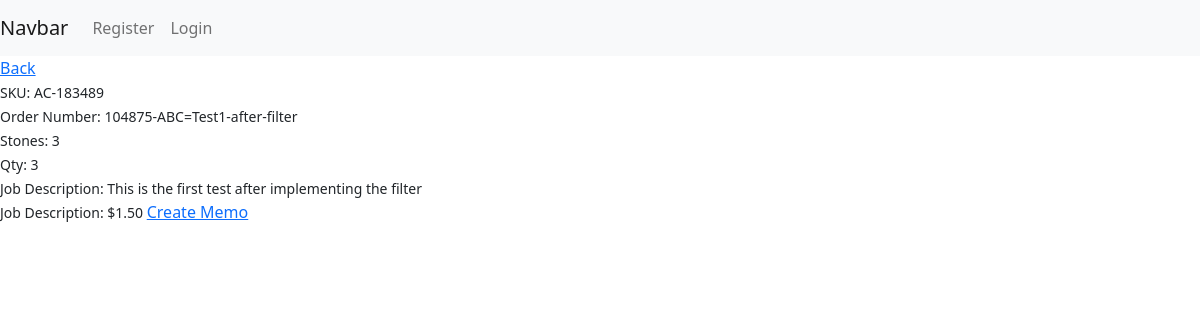
The page /job/13 on the database its author committed.
### thetracker/models.py (models this page shows, shortened)
class Job(models.Model):
    order_num = models.CharField(max_length=275)
    SKU = models.CharField(max_length=275)
    num_items = models.IntegerField()
    num_stones = models.IntegerField()
    description_text = models.TextField()
    creator_name = models.ForeignKey(User, on_delete=models.PROTECT)
    created = models.DateField(auto_now_add=True)
    updated = models.DateField(auto_now=True)
    @property
    def calculate_total_amt(self):
        amt = 0.50
        num_stones = self.num_stones * amt
        return num_stones

### thetracker/views.py (the view, shortened to what this page needs)
# urls.py: path('job/<int:pk>', JobDetailView.as_view(), name='job-detail'),
class JobDetailView(DetailView):
    model = Job
    template_name = 'job_details.html'
    fields = '__all__'

### thetracker/templates/job_details.html
{% extends 'base.html' %} {% block content %}
<a href="{% url 'home'%}">Back</a>
<br>
<small>SKU: {{ job.SKU }}</small>
<br>
<small>Order Number: {{ job.order_num }}</small>
<br>
<small>Stones: {{ job.num_stones }}</small>
<br>
<small>Qty: {{ job.num_items }}</small>
<br>
<small>Job Description: {{ job.description_text }}</small>
<br>
<small>Job Description: ${{ job.calculate_total_amt }}0 </small>
<a href="">Create Memo</a>
{% endblock %}

### rows shown on the page
Job: SKU "AC-183489", order_num "104875-ABC=Test1-after-filter", num_stones "3", num_items "3", description_text "This is the first test after implementing the filter", calculate_total_amt "1.5"
